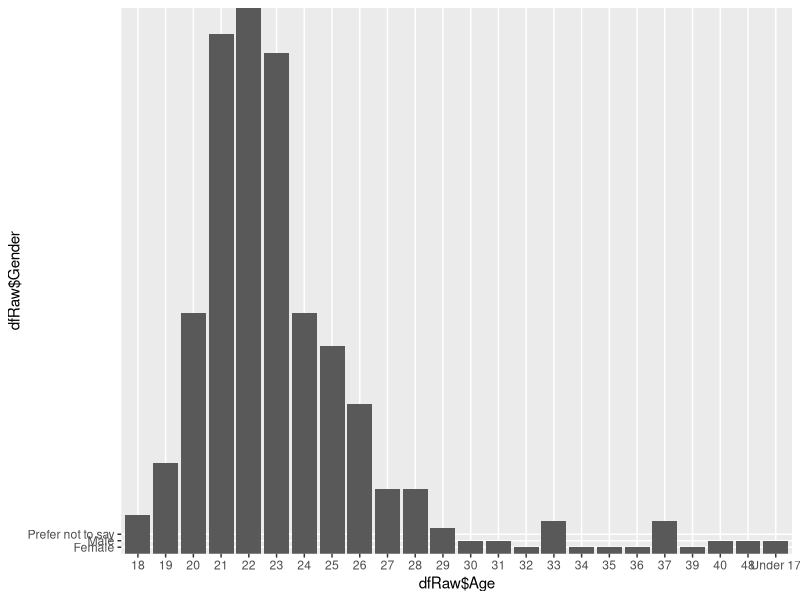
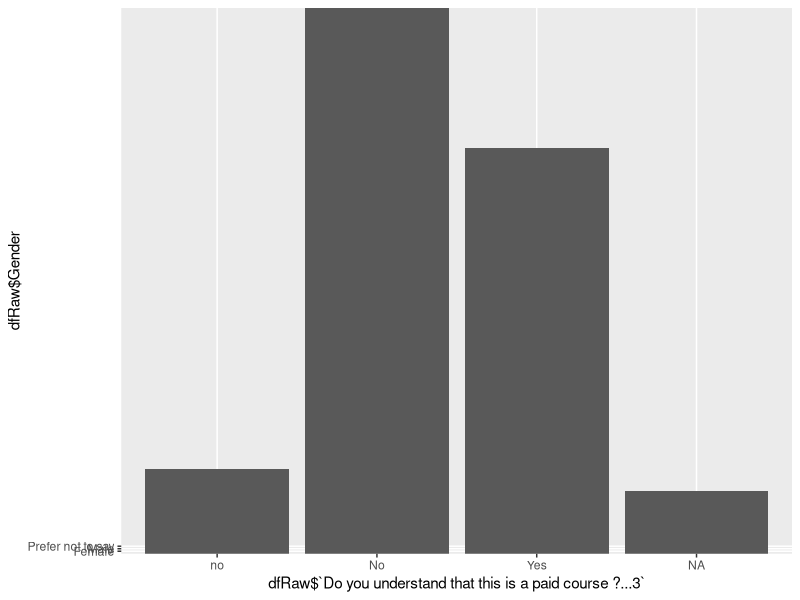

These charts were generated, in order, by the following R code: (Note: this script raises an error after producing the figures.)
## ---- chunk 1
knitr::opts_chunk$set(echo = TRUE)
## ---- chunk 2
library(tidyverse)
library(lubridate)
library(stringr)
library(knitr)

## ---- chunk 3
dfRaw <- read_csv("Data/Data - DS C1 Course.csv")
## ---- chunk 4
colnames(dfRaw)
head(dfRaw)
## ---- chunk 5
summary(dfRaw)
## ---- chunk 6
is.na(dfRaw)
sum(is.na(dfRaw))
## ---- chunk 7
dfRaw %>% select(Age) %>% n_distinct()

## ---- chunk 8
ggplot(dfRaw, aes(x=dfRaw$Age,y=dfRaw$Gender))+
  geom_bar(stat="identity")
## ---- chunk 9
dfRaw %>% group_by(dfRaw$`Do you understand that this is a paid course ?...3`) %>% count()

## ---- chunk 10
ggplot(dfRaw, aes(x=dfRaw$`Do you understand that this is a paid course ?...3`,y=dfRaw$Gender))+
  geom_bar(stat="identity")
## ---- chunk 11
#female <- filter(dfRaw, Gender=="Female")
#female
#ggplot(female, aes(x=female$`Latest Degree Completed or in Progress?`, y=female$Age))+geom_bar(stat="identity")
#summary(female) 

## ---- chunk 12
#rowsSelected <- slice(dfRaw, c(1,3,5,7))
#rowsSelected
## ---- chunk 13
##dfRawArranged <- arrange(dfRaw,Gender,Age)
#dfRawArranged
## ---- chunk 14

#gender_age <- dfRaw %>% select('Gender', 'Age') %>% arrange(Gender,Age)  
  #gender_age
## ---- chunk 15
#new_dfRaw <- dfRaw %>% mutate(new_age = if_else(Age>30, true = 'P',false = 'S'))
#new_dfRaw
## ---- chunk 16
# dfRaw %>% summarise(mean=mean(Age), n=n())
# class(Age) ## here one entry is age <17 so R is unable to calculate mean.

## ---- chunk 17
dfRaw %>% group_by(Gender) %>% summarise(n=n())
## ---- chunk 18
dataRenamed <- dfRaw %>% rename(Id="Student ID", Date_time="Timestamp", Uni_col="Name of University or College currently or previously attended?", Platform="How and where did you hear about this course?")
names(dataRenamed)
## ---- chunk 19
select(dataRenamed, Id, Date_time, Uni_col, Platform)

## ---- chunk 20
column_to_rownames(dataRenamed, var="Id")
dataRenamed
## ---- chunk 21
dataRenamed$Date_time <- lubridate::mdy_hms(dataRenamed$Date_time)

## ---- chunk 22
dataRenamed <- tidyr::separate(dataRenamed, Date_time, c("Date","Time"), sep = " ")
head(dataRenamed)
## ---- chunk 23
unique_Uni_col <- unique(dataRenamed$Uni_col)
unique_Uni_col
unique_Platform <- unique(dataRenamed$Platform)
unique_Platform
## ---- chunk 24

dataRenamed <- dataRenamed %>%mutate(new_unicol= stringr::str_replace_all(string=Uni_col, c( "Quaid e Azam University Islamabad"="QU","Quaid e Azam University" ="QU", "Quaid I azam university"="QU","Quaid-I-Azam University, Islamabad"="QU","Quaid-i-Azam University Islamabad"="QU", "Quaid e Azzam university Islamabad"="QU","Quaid e Azam University.Islamabad"="QU","Quaid-e-Azam University Islamabad"="QU","Quaid e Azam university Islamabad"="QU","Quaid e Azam University.Islamabad"="QU",
                                                                                                    "Institute of Business Administration"="IBA","Institute Of Business Administration, Karachi"="IBA","INSTITUTE OF BUISNESS ADMINISTRATION KARACHI"="IBA","Institute of business administration karachi"="IBA","Iba Karachi"="IBA" ,"IBA, Karachi"="IBA", "INSTITUTE OF BUSINESS ADMINISTRATION KARACHI"="IBA","Institute of business administration"="IBA","IBA (IBA)"="IBA","institute of business administration"="IBA", "IBA Karachi"="IBA","Institute of Business Adminstration"="IBA","Institute of Business Administration (IBA)"="IBA","IBA - Institute of Business Administration Karachi"="IBA","IBA, KARACHI"="IBA","Institute of Business Administration karachi"="IBA","Institute Of Business Administration"="IBA","Institute of Business Administration karachi"="IBA",
                                                                                                    "Institute of Management Sciences Peshawar"="IMSP" ,"IMSP (IMScieces)"="IMSP", 
                                                                                                  "NED University of Engineering & Technology"="NED",
                                                                                                    "Ned university"="NED","NED University of Engineering and Technology Karachi"="NED","NED-UET Karachi"="NED","NED university of engineering and technology"="NED" , "NED University of Engineering and Technology"="NED","NED University"="NED","Ned University Of Engineering And Technology"="NED","Ned University"="NED",
                                                                                                    "Sindh Madrresatul Islam University"="SMIU","Sindh Madarsatul Islam University"="SMIU","Sindh Madressatul Islam University"="SMIU","Sindh madressatul Islam university"="SMIU", "Student of Sindh madressatul Islam University"="SMIU",
                                                                                                    "Sindh Muslim Government Science College"="SMGSC",
                                                                                                    "bahria University Islamabad"="BU" , "Bahria University Karachi campus"="BU","Bahria university Islamabad"="BU",
                                                                                                    "COMSATS University, Islamabad"="CU",
                                                                                                  "Univeristy of agriculture"= "UA",
                                                                                                  "Foundation public school - bahria university for short course after"="FPS",
                                                                                                  "Lahore University of Management Sciences"="LUMS", "Lahore University of Management Sciences"="LUMS",
                                                                                                  "Iqra University"="IU",
                                                                                                  "Aga Khan Higher Secondary"="AGHS", 
                                                                                                  "University Of Karachi"="KU","University of Karachi"="KU","Karachi University"="KU","University of karachi"="KU",
                                                                                                  "Szabist karachi"="SZABIST",
                                                                                                  "Goverment degree science college malir"="GDSCM",
                                                                                                  "Baqai medical University"="BMU", "Iqra university"="IU", "Iqra Unversity"="IU","IQRA UNIVERSITY"="IU", "iqra university"="IU",
"IU main campus karachi"="IU","IU EDC campus"="IU",
                                                                                                  "Institute of Business Management"="IBM","Institute of business management"="IBM",
"The Islamia University of Bahawalpur"="IUB",
"Sir syed university of Engineering Technology"="SSUET","Sir Syed University of Engineering & Technology"="SSUET","Sir Syed University Of Engineering and Technology"="SSUET","Sir syed university of engineering and technology"="SSUET","SSUET Of Engineering And Technology"="SSUET","Sir syed University of engineering and technology"="SSUET","Sirsyed university of engineering and technology"="SSUET","Sir Syed University Of Engineering & Technology"="SSUET","Sir Syed University of Engineering and Technology"="SSUET","Sir Syed university of engineering and technology"="SSUET","Sur Syed University of Engineering and Technology"="SSUET","Sir Syed university of engineering and technology"="SSUET","Sir Syed University of Engineering and Technology"="SSUET","Sir Syed University"="SSUET","Adamjee Government Science College"="ADAMJEE", "Memon Industrial and Technical Institute"="MEMON INSTITUTE",
"National University of Sciences and technology Pakistan"="NUST",
"University of engineering and technology Peshawar"="UET PESHAWAR", "COMSATS University Islamabad (Abbottabad campus)"="COMSAT", "Szabist Islamabad"="SZABIST")))

dataRenamed$new_unicol
## ---- chunk 25
dataRenamed <- dataRenamed %>% mutate(new_platform=gsub( "watsapp|WhatsApp group|Whatsapp group|Group|Whatsapp link|WhatsApp Watsapp|Job group on What's app|Through a Watsapp|From Watsapp|I heard about this course through a whatsapp group|People of IBA and Lums|Through a Watsapp","Watsapp",gsub( "Through a friend|Through a friend|Friend|Through a collegue|University friends|Friends|From a friend|My friend tell me about this course|From friend|From a Friend|A friend|An hour ago from a friend|Friend suggest|From my friend|By friend|My friend send me this advertisec|My friend sent me the details of this course on WhatsApp|One of my friend recommended me to do this course together with them.|Faizan|Uzair Aslam|By a friend","Friends",gsub( "LinkedIn|From LinkedIn and also from my friend|Linkedin|on linkedin page|Linkdin|through a friend on LinkedIn","LinkedIn",gsub( "Soical media|Fb group|Social Network|Facebook post|Facebook Group|Social Facebook|Facebook group: People of IBA and LUMS|IBA and LUMS Facebook page|Facebook group of IBA|Facebook group|Social Media|facebook|On Facebook|Face Book|FB|Facebook page|The group of iba and lums|On Facebook group|Facebook|There is Facebook of IBA and LUMS students where I get to know about this course|IBA Watsapp Facebook|I heard it on Facebook|Peopel of LUMS and IBA group|A group called \"People of IBA and LUMS\"", "Facebook",dataRenamed$Platform, ignore.case = TRUE)))))

head(dataRenamed)
dataRenamed$new_platform

## ---- chunk 26
#gsub( "Through a friend|Through a friend|Friend|Through a collegue|University friends|Friends|From a friend|My friend tell me about this course|From friend|From a Friend|A friend|An hour ago from a friend|Friend suggest|From my friend|By friend|My friend send me this advertisec|My friend sent me the details of this course on WhatsApp","Friends",dataRenamed$Platform,ignore.case = TRUE)
## ---- chunk 27
#gsub( "LinkedIn|From LinkedIn and also from my friend|Linkedin|on linkedin page|Linkdin|through a friend on LinkedIn","LinkedIn",dataRenamed$Platform,ignore.case = TRUE)
## ---- chunk 28
#gsub( "Soical media|Fb group|Social Network|Facebook post|Facebook Group|Social Facebook|Facebook group: People of IBA and LUMS|IBA and LUMS Facebook page|Facebook group of IBA|Facebook group|Social Media|facebook|On Facebook|Face Book|FB|Facebook page|The group of iba and lums|On Facebook group|Facebook|There is Facebook of IBA and LUMS students where I get to know about this course", "Facebook", dataRenamed$Platform,ignore.case = TRUE)
## ---- chunk 29

write.csv(dataRenamed,"/Users/monizanaseem/Desktop/cubestatistica/CourseDataCleaned/moniza_CourseDataCleaned.csv", row.names = FALSE)

